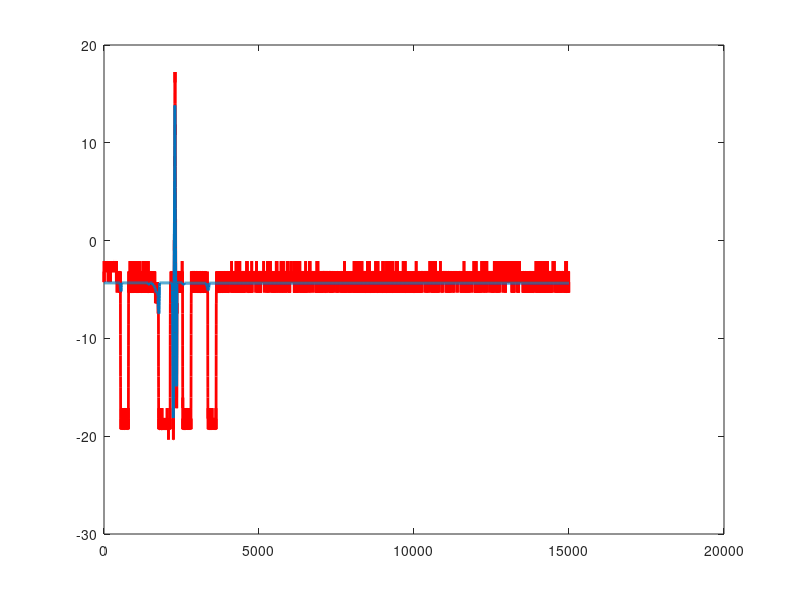
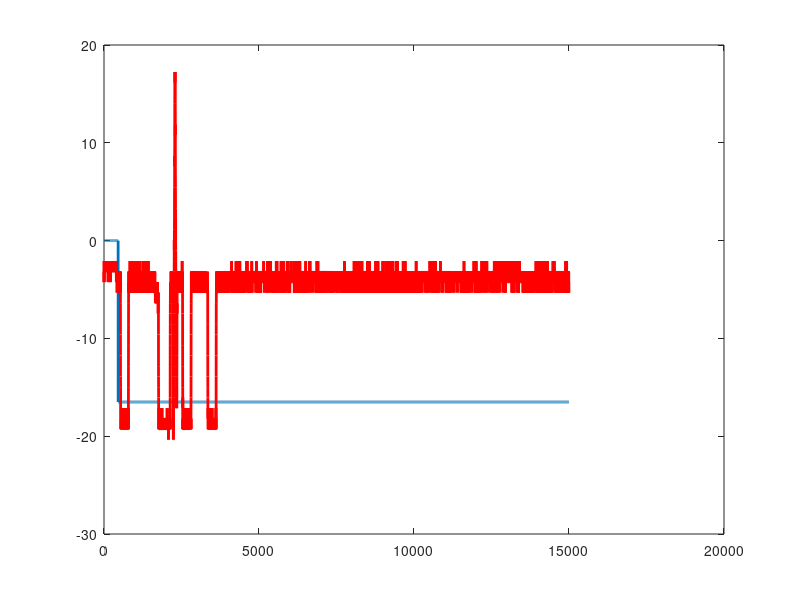

These figures' MATLAB source, in order:
clear all
close all
clc

load Data.mat
load LiearFit.mat

for i=1:length(Actuator.Elev)
    if(Actuator.Elev(i)==0)
        Ecomm(i)=0;
    else
        Ecomm(i)=((Actuator.Elev(i)/10000000.0)-0.0014727)/0.000016529;
    end
    
    Elevatorms(i)=(Flight_Data.Elevator(i)*0.00057675+0.91439)*0.001;
    Elevatordeg(i)=(Elevatorms(i)-0.001472)/0.000016529;
end
    

figure()
plot(polyval(p,Flight_Data.ADC1),'r','LineWidth',2)
yfitTotal=polyval(p,Flight_Data.ADC1);
hold on
plot(Elevatordeg,'LineWidth',2)

figure()
plot(Ecomm,'LineWidth',2);
hold on
plot(yfitTotal,'r','LineWidth',2)